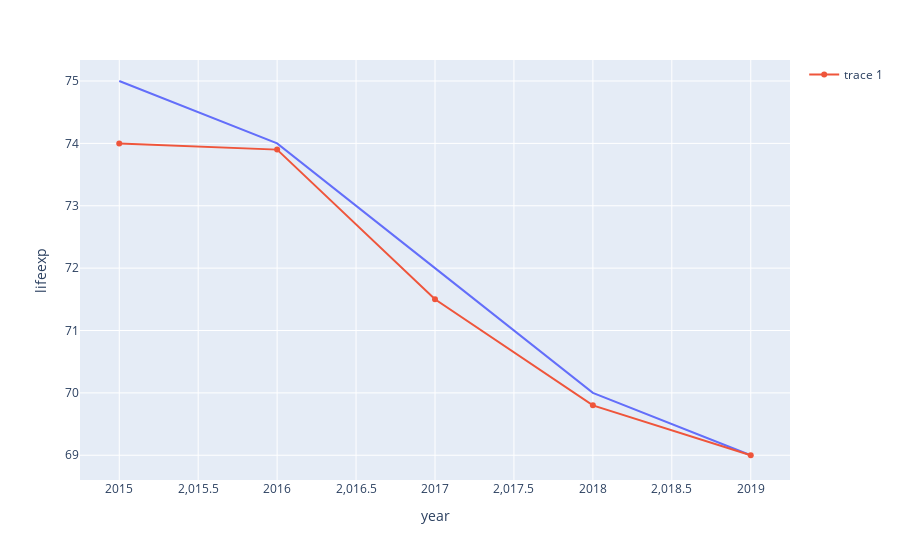

Notebook code for this chart:
### Code cell
import plotly.express as px
import pandas as pd

# Create dataset
data = {
   'year':[2015,2016,2017,2018,2019],
   'lifeexp':[75,74,72,70,69],
   'state':['kerala','punjab','karnataka','andhra','odisha'],
   'ratio':[74,73.9,71.5,69.8,69]
}

# Create dataframe
df = pd.DataFrame(data)
#print(df)
# Create Line plot
fig = px.line(df, x=df['year'], y=df['lifeexp'])

# Add Scatter plot
fig.add_scatter(x=df['year'], y=df['ratio'])

# Display the plot
fig.show()

### Figure 1 — Plotly figure (JSON) as saved in the notebook; plotly's stock layout.template omitted (floating-point values rounded to 4 significant figures)
{"data": [{"hovertemplate": "year=%{x}<br>lifeexp=%{y}<extra></extra>", "legendgroup": "", "line": {"color": "#636efa", "dash": "solid"}, "marker": {"symbol": "circle"}, "mode": "lines", "name": "", "orientation": "v", "showlegend": false, "type": "scatter", "x": [2015, 2016, 2017, 2018, 2019], "xaxis": "x", "y": [75, 74, 72, 70, 69], "yaxis": "y"}, {"type": "scatter", "x": [2015, 2016, 2017, 2018, 2019], "y": [74, 73.9, 71.5, 69.8, 69]}], "layout": {"legend": {"tracegroupgap": 0}, "margin": {"t": 60}, "xaxis": {"anchor": "y", "domain": [0, 1], "title": {"text": "year"}}, "yaxis": {"anchor": "x", "domain": [0, 1], "title": {"text": "lifeexp"}}}}
